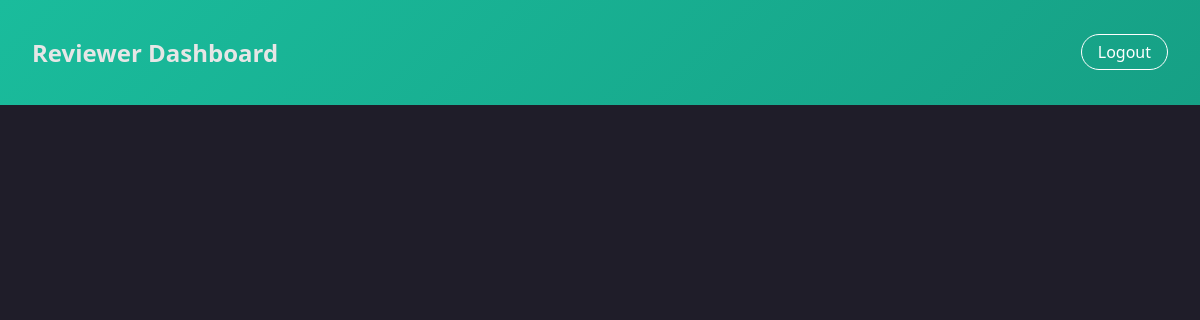
The app's page /Main/ReviewerMain.php, older data.
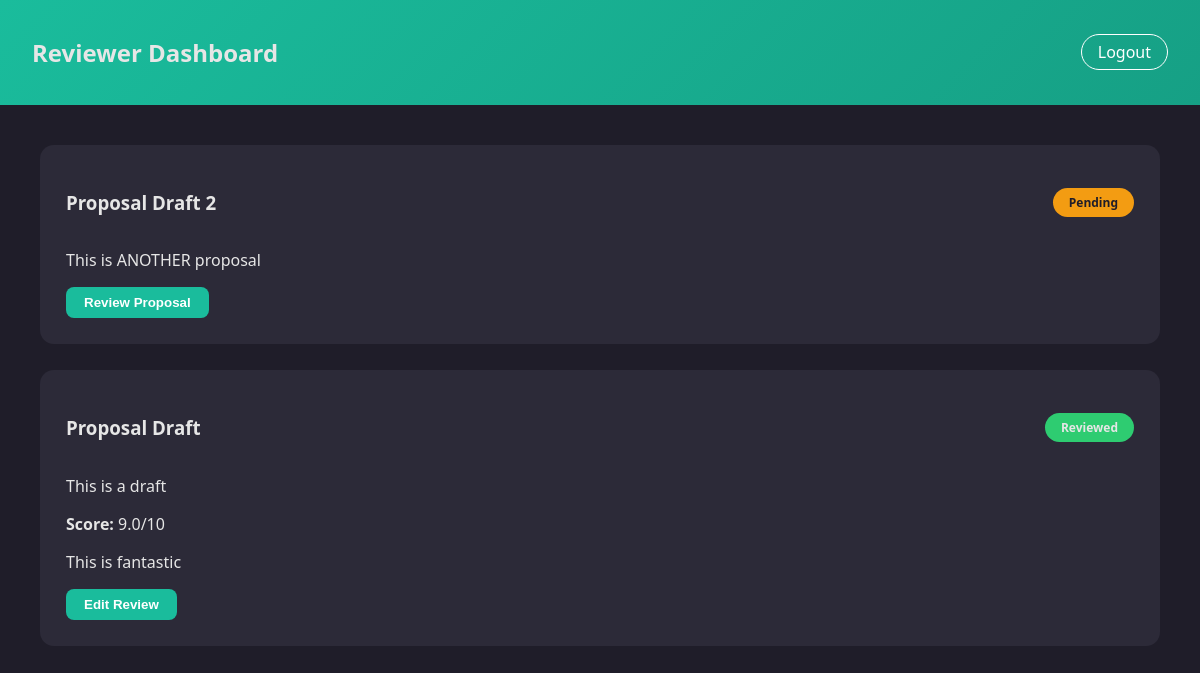
The same page, newer data.
### tables this page shows
CREATE TABLE `proposal` (
  `id` int(11) NOT NULL,
  `project_id` int(11) NOT NULL,
  `lead_id` int(11) NOT NULL,
  `title` varchar(255) NOT NULL,
  `description` text NOT NULL,
  `deadline` date DEFAULT NULL,
  `status` enum('under_review','reviewed','approved','rejected') DEFAULT 'under_review',
  `created_at` timestamp NOT NULL DEFAULT current_timestamp(),
  `updated_at` timestamp NOT NULL DEFAULT current_timestamp() ON UPDATE current_timestamp()
);

CREATE TABLE `proposal_reviews` (
  `id` int(11) NOT NULL,
  `proposal_id` int(11) DEFAULT NULL,
  `reviewer_id` int(11) NOT NULL,
  `comments` text DEFAULT NULL,
  `score` decimal(3,1) DEFAULT NULL,
  `status` varchar(20) DEFAULT 'pending',
  `reviewed_at` datetime DEFAULT current_timestamp()
);

### Main/ReviewerMain.php (the view, shortened to what this page needs)
<?php
include "db.php";
$reviewer_id = $_SESSION['user_id'] ?? 1;
$query = "
    SELECT
        pr.id AS proposal_id,
        pr.title AS proposal_title,
        pr.description AS proposal_description,
        pr.deadline AS proposal_deadline,
        r.id AS review_id,
        r.comments,
        r.score,
        r.status AS review_status
    FROM proposal pr
    LEFT JOIN proposal_reviews r
        ON pr.id = r.proposal_id
        AND r.reviewer_id = $reviewer_id
    ORDER BY pr.id DESC
";
$result = mysqli_query($conn, $query);
?>
<!DOCTYPE html>
<html lang="en">
<head>
</head>
<body>
<header>
    <h2>Reviewer Dashboard</h2>
    <a href="logout.php" class="logout">Logout</a>
</header>
<div class="container">
<?php while ($row = mysqli_fetch_assoc($result)) {
    $status = $row['review_status'] ?? 'Pending';
    $status_text = ucfirst(strtolower($status));
?>
    <div class="proposal-card">
        <div style="display:flex; justify-content:space-between; align-items:center;">
            <h3><?= htmlspecialchars($row['proposal_title']) ?></h3>
            <span class="status-badge <?= strtolower($status) === 'reviewed' ? 'status-reviewed' : 'status-pending' ?>">
                <?= $status_text ?>
            </span>
        </div>
        <p><?= htmlspecialchars($row['proposal_description']) ?></p>
        <?php if ($row['review_id']) { ?>
            <div style="margin-top:15px;">
                <strong>Score:</strong> <?= htmlspecialchars($row['score']) ?>/10
                <p><?= htmlspecialchars($row['comments']) ?></p>
                <button class="btn btn-primary"
                    onclick="openModal(
                        <?= $row['proposal_id'] ?>,
                        '<?= addslashes($row['comments']) ?>',
                        '<?= $row['score'] ?>'
                    )">
                    Edit Review
                </button>
            </div>
        <?php } else { ?>
            <button class="btn btn-primary"
                onclick="openModal(<?= $row['proposal_id'] ?>)">
                Review Proposal
            </button>
        <?php } ?>
    </div>
<?php } ?>
</div>
</body>
</html>

### Main/ReviewerMain.php (style rules this page uses)
body { margin: 0; font-family: "Segoe UI", Arial, sans-serif; background: #1f1d29; color: #e6e6e6; }
header { background: linear-gradient(135deg, #1abc9c, #16a085); padding: 16px 32px; display: flex; justify-content: space-between; align-items: center; }
.logout { text-decoration: none; color: white; border: 1px solid white; padding: 6px 16px; border-radius: 20px; }
.container { padding: 40px; }
.proposal-card { background: #2c2a38; padding: 26px; border-radius: 14px; margin-bottom: 26px; }
.status-badge { padding: 6px 16px; border-radius: 20px; font-size: 12px; font-weight: bold; }
.status-pending { background: #f39c12; color: #1f1d29; }
.status-reviewed { background: #2ecc71; }
.btn { padding: 8px 18px; border: none; border-radius: 8px; cursor: pointer; font-weight: 600; }
.btn-primary { background: #1abc9c; color: white; }

Row changes from the older to the newer data that the page shows:
added proposal: title "Proposal Draft 2", status_text "Pending", description "This is ANOTHER proposal"
added proposal: title "Proposal Draft", proposal_reviews.status "Reviewed", description "This is a draft", proposal_reviews.score "9.0", proposal_reviews.comments "This is fantastic"
